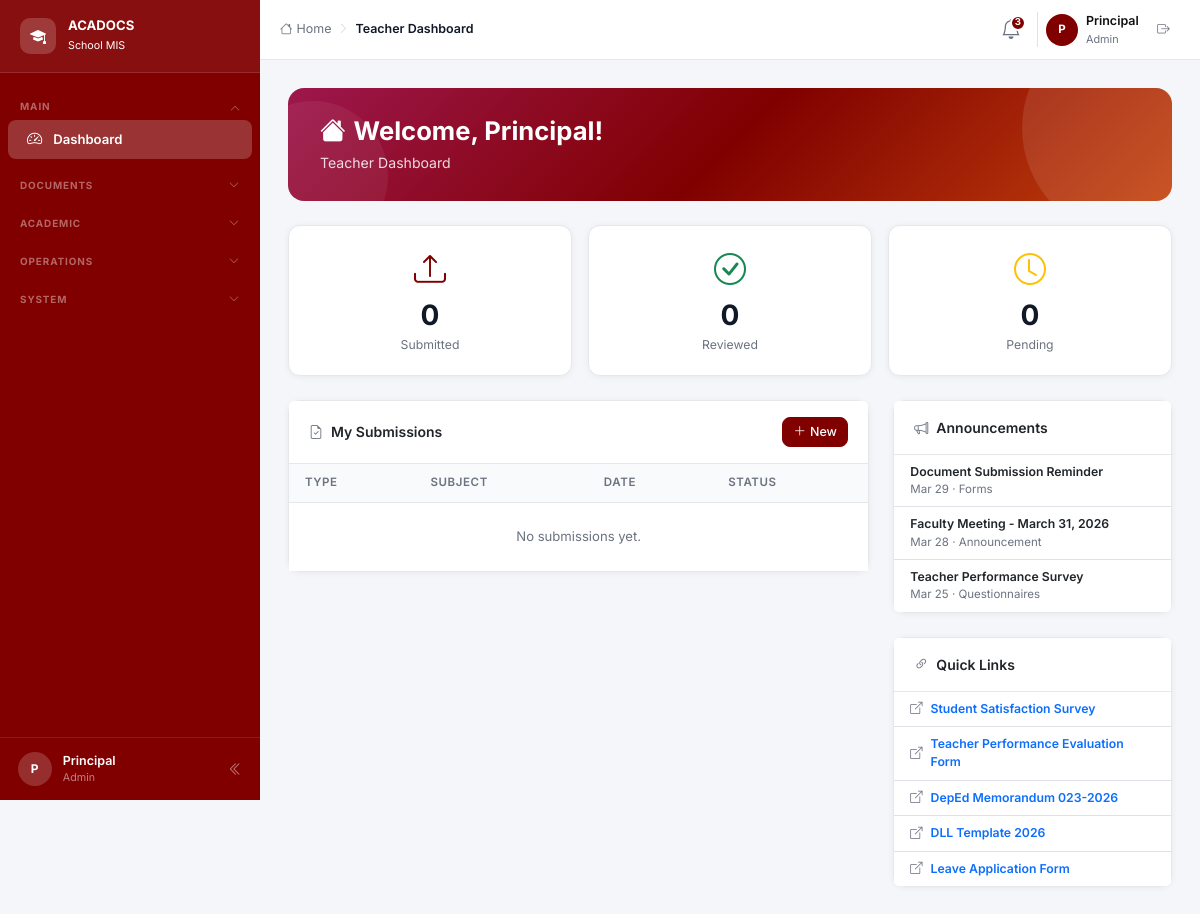
The app's page /pages/teacher_dashboard.php (signed in) with its own data.
### tables this page shows
CREATE TABLE announcements (
    id          INT UNSIGNED AUTO_INCREMENT PRIMARY KEY,
    type        ENUM('Announcement','Questionnaires','Forms') NOT NULL,
    title       VARCHAR(255) NOT NULL,
    content     TEXT         NOT NULL,
    date        DATE         NOT NULL,
    status      ENUM('active','inactive') DEFAULT 'active',
    created_by  INT UNSIGNED NULL,
    created_at  TIMESTAMP DEFAULT CURRENT_TIMESTAMP,
    FOREIGN KEY (created_by) REFERENCES users(id) ON DELETE SET NULL
);

CREATE TABLE document_links (
    id           INT UNSIGNED AUTO_INCREMENT PRIMARY KEY,
    category     ENUM('Forms','Questionnaires','Templates','Guidelines') NOT NULL,
    title        VARCHAR(255) NOT NULL,
    description  TEXT,
    url          VARCHAR(500) NOT NULL,
    added_by     VARCHAR(100) NOT NULL,
    date_added   DATE         NOT NULL,
    access_level ENUM('All Users','Teachers','Admin') DEFAULT 'All Users',
    created_at   TIMESTAMP DEFAULT CURRENT_TIMESTAMP
);

### config.php (called while the page is built, shortened)
<?php
function currentUser(): ?array {
    return $_SESSION['user'] ?? null;
}
function e(string $s): string {
    return htmlspecialchars($s, ENT_QUOTES, 'UTF-8');
}

### pages/teacher_dashboard.php (the view, shortened to what this page needs)
<?php
require_once __DIR__ . '/../config.php';
$db   = getDB();
$user = currentUser();
$teacher = $db->prepare("SELECT * FROM teachers WHERE email=? LIMIT 1");
$teacher->execute([$user['email']]);
$teacher = $teacher->fetch();
$myDocs = [];
$stats  = ['Submitted'=>0,'Reviewed'=>0,'Pending'=>0];
$announcements = $db->query("SELECT * FROM announcements WHERE status='active' ORDER BY date DESC LIMIT 5")->fetchAll();
$links         = $db->query("SELECT * FROM document_links WHERE access_level IN ('All Users','Teachers') ORDER BY date_added DESC LIMIT 6")->fetchAll();
include __DIR__ . '/../includes/header.php';
?>
<div class="page-header">
  <h4><i class="bi bi-house-fill me-2"></i>Welcome, <?= e($user['name']) ?>!</h4>
  <p><?= $teacher ? e($teacher['grade_level']) . ' · ' . e(implode(', ', json_decode($teacher['subjects'] ?? '[]', true) ?: [])) : 'Teacher Dashboard' ?></p>
</div>
<div class="row g-3 mb-4">
  <?php foreach ([
    ['Submitted','primary','bi-upload'],
    ['Reviewed','success','bi-check-circle'],
    ['Pending','warning','bi-clock'],
  ] as [$s,$c,$i]): ?>
  <div class="col-4">
    <div class="kpi-card text-center">
      <i class="bi <?= $i ?> text-<?= $c ?> fs-2 mb-2"></i>
      <div class="fw-bold fs-3"><?= $stats[$s] ?></div>
      <div class="text-muted small"><?= $s ?></div>
    </div>
  </div>
  <?php endforeach; ?>
</div>
<div class="row g-4">
  <div class="col-lg-8">
    <div class="card">
      <div class="card-header bg-white py-3 d-flex justify-content-between align-items-center">
        <span class="fw-semibold"><i class="bi bi-file-earmark-check me-2 text-muted"></i>My Submissions</span>
        <a href="<?= BASE_URL ?>submit-documents" class="btn btn-maroon btn-sm">
          <i class="bi bi-plus-lg me-1"></i>New
        </a>
      </div>
      <div class="card-body p-0">
        <table class="table table-hover mb-0">
          <thead><tr><th>Type</th><th>Subject</th><th>Date</th><th>Status</th></tr></thead>
          <tbody>
            <?php if (empty($myDocs)): ?>
            <tr><td colspan="4" class="text-center text-muted py-4">No submissions yet.</td></tr>
            <?php endif; ?>
          </tbody>
        </table>
      </div>
    </div>
  </div>
  <div class="col-lg-4">
    <div class="card mb-4">
      <div class="card-header bg-white py-3 fw-semibold">
        <i class="bi bi-megaphone me-2 text-muted"></i>Announcements
      </div>
      <ul class="list-group list-group-flush">
        <?php foreach ($announcements as $a): ?>
        <li class="list-group-item py-2 px-3">
          <div class="fw-semibold small"><?= e($a['title']) ?></div>
          <div class="text-muted" style="font-size:.72rem;"><?= date('M d', strtotime($a['date'])) ?> · <?= e($a['type']) ?></div>
        </li>
        <?php endforeach; ?>
      </ul>
    </div>
    <div class="card">
      <div class="card-header bg-white py-3 fw-semibold">
        <i class="bi bi-link-45deg me-2 text-muted"></i>Quick Links
      </div>
      <ul class="list-group list-group-flush">
        <?php foreach ($links as $l): ?>
        <li class="list-group-item py-2 px-3">
          <a href="<?= e($l['url']) ?>" target="_blank" rel="noopener" class="text-decoration-none small fw-semibold d-flex align-items-center gap-2">
            <i class="bi bi-box-arrow-up-right text-muted"></i><?= e($l['title']) ?>
          </a>
        </li>
        <?php endforeach; ?>
      </ul>
    </div>
  </div>
</div>
<?php include __DIR__ . '/../includes/footer.php'; ?>

### includes/header.php (shortened to what this page needs)
<?php
$user     = currentUser();
$initials = implode('', array_map(fn($w) => strtoupper($w[0]), array_slice(explode(' ', $user['name'] ?? 'U'), 0, 2)));
$role     = $user['role'] ?? '';
$uri      = $_SERVER['REQUEST_URI'];
try {
  $db = getDB();
  $recentAnnouncements = $db->query("SELECT * FROM announcements WHERE status='active' ORDER BY date DESC LIMIT 4")->fetchAll();
} catch (Exception $e) { $recentAnnouncements = []; }
?>
<!DOCTYPE html>
<html lang="en">
<head>
<link rel="stylesheet" href="https://cdn.jsdelivr.net/npm/bootstrap@5.3.3/dist/css/bootstrap.min.css">
<link rel="stylesheet" href="https://cdn.jsdelivr.net/npm/bootstrap-icons@1.11.3/font/bootstrap-icons.min.css">
<link rel="stylesheet" href="<?= BASE_URL ?>assets/css/app.css">
</head>
<body>
<nav id="sidebar" role="navigation">
  <button id="sidebar-brand-toggle" class="sidebar-brand" type="button" onclick="toggleCollapse()" title="Toggle sidebar" aria-expanded="true">
    <div class="sidebar-brand-icon">
      <i class="bi bi-mortarboard-fill fs-6"></i>
    </div>
    <div class="sidebar-brand-text">
      <h6>ACADOCS</h6>
      <small>School MIS</small>
    </div>
  </button>
  <div class="sidebar-scroll">
    <?php if ($role === 'admin'): ?>
    <div class="sidebar-section">
      <button class="sidebar-section-btn open" onclick="toggleSection(this)">
        <span class="sidebar-section-label">Main</span>
        <i class="bi bi-chevron-down sidebar-section-arrow"></i>
      </button>
      <div class="sidebar-section-items open">
        <a href="<?= BASE_URL ?>dashboard"
           class="nav-link <?= str_contains($uri,'dashboard')?'active':'' ?>">
          <i class="bi bi-speedometer2 nav-icon"></i>
          <span class="sidebar-label">Dashboard</span>
        </a>
      </div>
    </div>
    <div class="sidebar-section">
      <button class="sidebar-section-btn <?= str_contains($uri,'document')||str_contains($uri,'submit')?'open':'' ?>"
              onclick="toggleSection(this)">
        <span class="sidebar-section-label">Documents</span>
        <i class="bi bi-chevron-down sidebar-section-arrow"></i>
      </button>
    </div>
    <div class="sidebar-section">
      <button class="sidebar-section-btn <?= str_contains($uri,'performance')||str_contains($uri,'enrollment')||str_contains($uri,'announcements')||str_contains($uri,'parent')?'open':'' ?>"
              onclick="toggleSection(this)">
        <span class="sidebar-section-label">Academic</span>
        <i class="bi bi-chevron-down sidebar-section-arrow"></i>
      </button>
    </div>
    <div class="sidebar-section">
      <button class="sidebar-section-btn <?= str_contains($uri,'financial')||str_contains($uri,'time-records')||str_contains($uri,'deped')||str_contains($uri,'document-links')||str_contains($uri,'property')?'open':'' ?>"
              onclick="toggleSection(this)">
        <span class="sidebar-section-label">Operations</span>
        <i class="bi bi-chevron-down sidebar-section-arrow"></i>
      </button>
    </div>
    <div class="sidebar-section">
      <button class="sidebar-section-btn <?= str_contains($uri,'users')?'open':'' ?>"
              onclick="toggleSection(this)">
        <span class="sidebar-section-label">System</span>
        <i class="bi bi-chevron-down sidebar-section-arrow"></i>
      </button>
    </div>
    <?php endif; ?>
  </div>
  <div class="sidebar-user">
    <div class="sidebar-user-avatar"><?= $initials ?></div>
    <div class="sidebar-user-info">
      <div class="sidebar-user-name"><?= e($user['name'] ?? '') ?></div>
      <div class="sidebar-user-role"><?= e(ucfirst($role)) ?></div>
    </div>
    <button id="sidebar-collapse-btn" class="sidebar-collapse-btn d-none d-lg-flex" type="button" onclick="toggleCollapse()" title="Collapse sidebar" aria-expanded="true">
      <i class="bi bi-chevron-double-left" id="collapse-icon"></i>
    </button>
  </div>
</nav>
<header id="topbar">
  <nav aria-label="breadcrumb" class="flex-grow-1">
    <ol class="breadcrumb">
      <li class="breadcrumb-item">
        <a href="<?= BASE_URL ?>dashboard"><i class="bi bi-house me-1"></i>Home</a>
      </li>
      <li class="breadcrumb-sep"><i class="bi bi-chevron-right"></i></li>
      <li class="breadcrumb-item active"><?= e(PAGE_TITLE) ?></li>
    </ol>
  </nav>
  <div class="d-flex align-items-center gap-2 ms-auto">
    <div class="position-relative">
      <button class="notif-btn" onclick="toggleNotif(event)" title="Notifications">
        <i class="bi bi-bell fs-5"></i>
        <?php if (count($recentAnnouncements) > 0): ?>
        <span class="notif-badge"><?= count($recentAnnouncements) ?></span>
        <?php endif; ?>
      </button>
    </div>
    <div class="d-flex align-items-center gap-2 ps-2 border-start">
      <div style="width:32px;height:32px;border-radius:50%;background:var(--primary);color:#fff;font-size:.72rem;font-weight:700;display:flex;align-items:center;justify-content:center;">
        <?= $initials ?>
      </div>
      <div class="d-none d-sm-block">
        <div style="font-size:.78rem;font-weight:600;color:#111;"><?= e($user['name'] ?? '') ?></div>
        <div style="font-size:.68rem;color:var(--muted);"><?= e(ucfirst($role)) ?></div>
      </div>
    </div>
    <a href="<?= BASE_URL ?>logout" class="btn btn-ghost btn-sm" title="Logout">
      <i class="bi bi-box-arrow-right"></i>
    </a>
  </div>
</header>
<main id="main-content" class="animate-in">

### includes/footer.php (shortened to what this page needs)
</main>
</body>
</html>

### records on screen
announcements: title "Document Submission Reminder", date "Mar 29", type "Forms"
announcements: title "Faculty Meeting - March 31, 2026", date "Mar 28", type "Announcement"
announcements: title "Teacher Performance Survey", date "Mar 25", type "Questionnaires"
document_links: title "Student Satisfaction Survey"
document_links: title "Teacher Performance Evaluation Form"
document_links: title "DepEd Memorandum 023-2026"
document_links: title "DLL Template 2026"
document_links: title "Leave Application Form"

### other values on screen
$initials "P"
$user['name'] "Principal"
$role "Admin"
PAGE_TITLE "Teacher Dashboard"
count($recentAnnouncements) "3"
$stats[$s] "0"
$s "Submitted"
$s "Reviewed"
$s "Pending"
